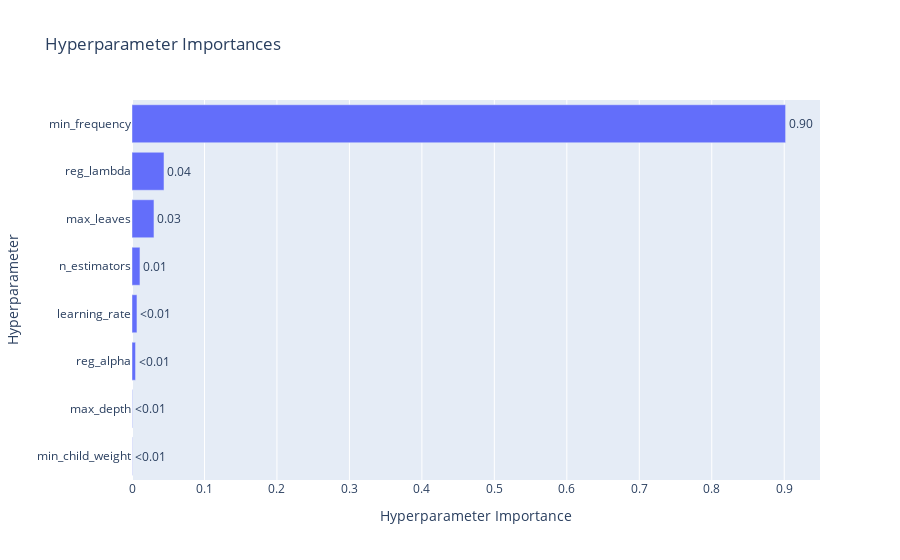

Notebook code for this chart:
### Code cell
# Parte 3
fig = vis.plot_param_importances(study)
fig.show()

### Figure 1 — Plotly figure (JSON) as saved in the notebook; plotly's stock layout.template omitted (floating-point values rounded to 4 significant figures)
{"data": [{"cliponaxis": false, "hovertemplate": ["min_child_weight (IntDistribution): 0.00038655677291273943<extra></extra>", "max_depth (IntDistribution): 0.0005532915434308441<extra></extra>", "reg_alpha (FloatDistribution): 0.004873410084805539<extra></extra>", "learning_rate (FloatDistribution): 0.006847901100301003<extra></extra>", "n_estimators (IntDistribution): 0.010987644753005907<extra></extra>", "max_leaves (IntDistribution): 0.030311838415489335<extra></extra>", "reg_lambda (FloatDistribution): 0.04414227724058036<extra></extra>", "min_frequency (FloatDistribution): 0.9018970800894742<extra></extra>"], "name": "Objective Value", "orientation": "h", "text": ["<0.01", "<0.01", "<0.01", "<0.01", "0.01", "0.03", "0.04", "0.90"], "textposition": "outside", "type": "bar", "x": [0.0003866, 0.0005533, 0.004873, 0.006848, 0.01099, 0.03031, 0.04414, 0.9019], "y": ["min_child_weight", "max_depth", "reg_alpha", "learning_rate", "n_estimators", "max_leaves", "reg_lambda", "min_frequency"]}], "layout": {"title": {"text": "Hyperparameter Importances"}, "xaxis": {"title": {"text": "Hyperparameter Importance"}}, "yaxis": {"title": {"text": "Hyperparameter"}}}}
